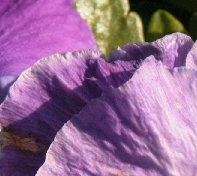
#> input picture qasisr/data/train_hr/t1.bmp, 197 x 176 px; its folder holds only this picture in this run
$ python dict_train.py
#> lines starting #> are read from the running program, lines starting #| are printed output that depends on the picture
### qasisr/rnd_smp_patch.py
import numpy as np
from os import listdir
from skimage.io import imread
from sample_patches import sample_patches
from tqdm import tqdm

def rnd_smp_patch(img_path, patch_size, num_patch, upscale):
    img_dir = listdir(img_path)

    img_num = len(img_dir)
    nper_img = np.zeros((img_num, 1))

    for i in tqdm(range(img_num)):
        img = imread('{}{}'.format(img_path, img_dir[i]))
        nper_img[i] = img.shape[0] * img.shape[1]

    nper_img = np.floor(nper_img * num_patch / np.sum(nper_img, axis=0))

    for i in tqdm(range(img_num)):
        patch_num = int(nper_img[i])
        img = imread('{}{}'.format(img_path, img_dir[i]))
        H, L = sample_patches(img, patch_size, patch_num, upscale)
        if i == 0:
            Xh = H
            Xl = L
        else:
            Xh = np.concatenate((Xh, H), axis=1)
            Xl = np.concatenate((Xl, L), axis=1)

    return Xh, Xl

### qasisr/sample_patches.py
import numpy as np
from skimage.color import rgb2gray
from skimage.transform import resize, rescale
from scipy.signal import convolve2d
from tqdm import tqdm

def sample_patches(img, patch_size, patch_num, upscale):
    if img.shape[2] == 3:
        hIm = rgb2gray(img)
    else:
        hIm = img

    # Generate low resolution counter parts
    lIm = rescale(hIm, 1 / upscale)
    lIm = resize(lIm, hIm.shape)
    nrow, ncol = hIm.shape

    x = np.random.permutation(range(nrow - 2 * patch_size)) + patch_size
    y = np.random.permutation(range(ncol - 2 * patch_size)) + patch_size

    X, Y = np.meshgrid(x, y)
    xrow = np.ravel(X, order='F')
    ycol = np.ravel(Y, order='F')

    if patch_num < len(xrow):
        xrow = xrow[0 : patch_num]
        ycol = ycol[0 : patch_num]

    patch_num = len(xrow)

    H = np.zeros((patch_size ** 2, len(xrow)))
    L = np.zeros((4 * patch_size ** 2, len(xrow)))

    # Compute the first and second order gradients
    hf1 = [[-1, 0, 1], ] * 3
    vf1 = np.transpose(hf1)

    lImG11 = convolve2d(lIm, hf1, 'same')
    lImG12 = convolve2d(lIm, vf1, 'same')

    hf2 = [[1, 0, -2, 0, 1], ] * 3
    vf2 = np.transpose(hf2)

    lImG21 = convolve2d(lIm, hf2, 'same')
    lImG22 = convolve2d(lIm, vf2, 'same')

    for i in tqdm(range(patch_num)):
        row = xrow[i]
        col = ycol[i]

        Hpatch = np.ravel(hIm[row : row + patch_size, col : col + patch_size], order='F')

        Lpatch1 = np.ravel(lImG11[row : row + patch_size, col : col + patch_size], order='F')
        Lpatch1 = np.reshape(Lpatch1, (Lpatch1.shape[0], 1))
        Lpatch2 = np.ravel(lImG12[row : row + patch_size, col : col + patch_size], order='F')
        Lpatch2 = np.reshape(Lpatch2, (Lpatch2.shape[0], 1))
        Lpatch3 = np.ravel(lImG21[row : row + patch_size, col : col + patch_size], order='F')
        Lpatch3 = np.reshape(Lpatch3, (Lpatch3.shape[0], 1))
        Lpatch4 = np.ravel(lImG22[row : row + patch_size, col : col + patch_size], order='F')
        Lpatch4 = np.reshape(Lpatch4, (Lpatch4.shape[0], 1))

        Lpatch = np.concatenate((Lpatch1, Lpatch2, Lpatch3, Lpatch4), axis=1)
        Lpatch = np.ravel(Lpatch, order='F')

        if i == 0:
            HP = np.zeros((Hpatch.shape[0], 1))
            LP = np.zeros((Lpatch.shape[0], 1))
            HP[:, i] = Hpatch - np.mean(Hpatch)
            LP[:, i] = Lpatch
        else:
            HP_temp = Hpatch - np.mean(Hpatch)
            HP_temp = np.reshape(HP_temp, (HP_temp.shape[0], 1))
            HP = np.concatenate((HP, HP_temp), axis=1)
            LP_temp = Lpatch
            LP_temp = np.reshape(LP_temp, (LP_temp.shape[0], 1))
            LP = np.concatenate((LP, LP_temp), axis=1)

    return HP, LP

### qasisr/dict_train.py
import numpy as np
import os

import pickle
import logging

from spams import trainDL

from config_train import config
from rnd_smp_patch import rnd_smp_patch
from patch_pruning import patch_pruning

dict_size   = config.dict_size         # dictionary size
lmbd        = config.lmbd          # sparsity regularization
patch_size  = config.patch_size            # image patch size
nSmp        = config.nSmp       # number of patches to sample
upscale     = config.upscale            # upscaling factor

train_img_path = 'data/train_hr/'   # Set your training images dir

################################################################################

log_format = "%(asctime)s | %(message)s"
for handler in logging.root.handlers[:]:
    logging.root.removeHandler(handler)
logging.basicConfig(level=logging.DEBUG, format=log_format, datefmt='%m/%d %I:%M:%S %p')

fh = logging.FileHandler(os.path.join(config.output_dir, 'log.txt'))
fh.setFormatter(logging.Formatter(log_format))
logging.getLogger().addHandler(fh)

logging.info("initialize logging")
logging.info("args = "+str(config))

################################################################################

# Randomly sample image patches
Xh, Xl = rnd_smp_patch(train_img_path, patch_size, nSmp, upscale)
#> in rnd_smp_patch, img is the input picture: shape (176, 197, 3); mean R, G, B 146.8, 104.8, 144.8
#> in sample_patches, `lIm = resize(lIm, hIm.shape)`:
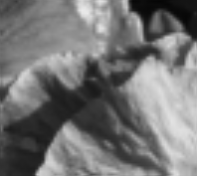
#> lIm: shape (176, 197) float64; min 0.0205, max 0.918, mean 0.457
#> in sample_patches, `xrow = np.ravel(X, order='F')`:
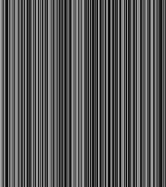
#> X: shape (187, 166) int64; min 5, max 170, mean 87.5
#> in sample_patches, `ycol = np.ravel(Y, order='F')`:
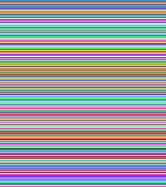
#> Y: shape (187, 166) int64; 187 distinct labels, from 5 to 191; one colour per label, 0 black
#> in sample_patches, `lImG11 = convolve2d(lIm, hf1, 'same')`:
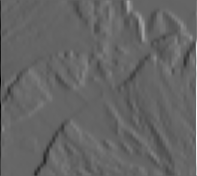
#> lImG11: shape (176, 197) float64; min -1.65, max 2.51, mean -0.00337; drawn with min black and max white
#> in sample_patches, `lImG12 = convolve2d(lIm, vf1, 'same')`:
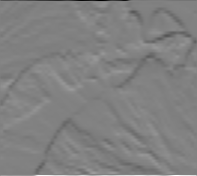
#> lImG12: shape (176, 197) float64; min -2.63, max 2.56, mean -0.00268; drawn with min black and max white
#> in sample_patches, `lImG21 = convolve2d(lIm, hf2, 'same')`:
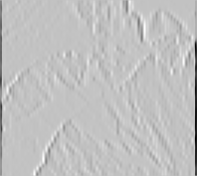
#> lImG21: shape (176, 197) float64; min -2.68, max 0.832, mean -0.0281; drawn with min black and max white
#> in sample_patches, `lImG22 = convolve2d(lIm, vf2, 'same')`:
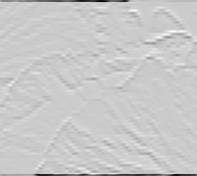
#> lImG22: shape (176, 197) float64; min -2.84, max 0.725, mean -0.0303; drawn with min black and max white
#> (the run stopped early here; a loop or call above may not have finished)
